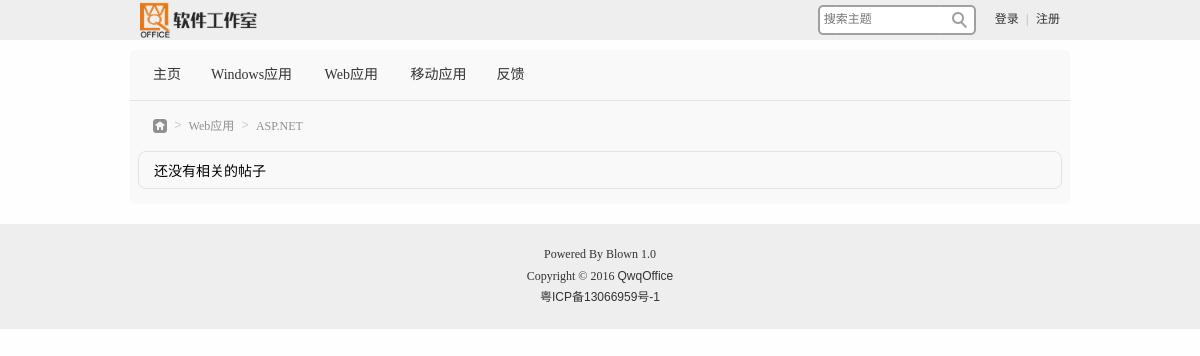
Screenshot of /article.php?mod=class&cid=8 with the database file from the repository.
### tables this page shows
CREATE TABLE IF NOT EXISTS `qo_class` (
  `CID` int(10) NOT NULL AUTO_INCREMENT,
  `ClassName` char(20) NOT NULL,
  `Link` text,
  `Parent` int(10) NOT NULL,
  `Sequence` int(10) NOT NULL,
  `ICON` text,
  PRIMARY KEY (`CID`)
);

### article.php (the view, shortened to what this page needs)
<!DOCTYPE html PUBLIC "-//W3C//DTD XHTML 1.0 Transitional//EN" "http://www.w3.org/TR/xhtml1/DTD/xhtml1-transitional.dtd">
<html xmlns="http://www.w3.org/1999/xhtml">
<head>
<link href="css/style.css" rel="stylesheet" type="text/css" />
<link rel="stylesheet" href="ke4/plugins/code/prettify.css" />
</head>
<body>
<?php
	include("include/header.php");
	if(isset($_GET["mod"])){
		$mod=$_GET["mod"];
	}else if(isset($_GET["mode"])){
		$mod=$_GET["mode"];
	}else{
		header("location: index.php");
		exit;
	}
	if($mod=="main" || $mod=="class" || $mod=="search" || $mod=="latest"){
		if($mod=="class" && isset($_GET["cid"])){
			$cid=(int)$_GET["cid"];
		}else if($mod=="main" && isset($_GET["cid"])){
			$cid=(int)$_GET["cid"];
		}
		echo "<div id='location'>";
		echo "<a href='index.php' class='nvhm'>&nbsp;</a>";
		echo "<span>&nbsp;>&nbsp;</span>";
		if($mod=="class" || $mod=="main"){
			if($mod=="main"){
				$sql="select * from qo_class where CID={$cid} and Parent=0";
			}else if($mod=="class"){
				$sql="select * from qo_class where CID={$cid}";
			}
			$l2=mysql_fetch_array(mysql_query($sql));
			if($mod=="class"){
				$l1=mysql_fetch_array(mysql_query("select * from qo_class where CID={$l2['Parent']}"));
				echo "<a href='article.php?mod=main&cid={$l1['CID']}'>{$l1['ClassName']}</a>";
				echo "<span>&nbsp;>&nbsp;</span>";
				echo "<a href='article.php?mod={$mod}&cid={$cid}'>{$l2['ClassName']}</a>";
			}else{
				echo "<a href='article.php?mod={$mod}&cid={$cid}'>{$l2['ClassName']}</a>";
				$globaltitle=$l2["ClassName"];
			}
		}else if($mod=="search"){
			echo "<span class='nolink'>搜索结果</span>";
			$globaltitle="搜索结果";
		}else if($mod=="latest"){
			echo "<span class='nolink'>最新</span>";
			$globaltitle="最新";
		}
		echo "</div>";
		echo "<div id='content' class='article-content'>";
		echo "<div id='thread-list'>";
		echo "</div>";
		echo "</div>";
	}
	include("include/footer.php");
?>
</body>
</html>

### include/header.php (shortened to what this page needs)
<?php
		require_once("func.php");
		$kwd="";
?>
<div id="header">
	<div id="header-mid">
    	<div id="logo"><a href="index.php"><img src="images/logo.png" width="117" height="40" title="QwqOffice软件工作室" /></a></div>
        <?php
			$curUrl=urlencode($_SERVER["HTTP_HOST"].$_SERVER["REQUEST_URI"]);
			echo "<div class='float-right'>";
			if(isset($_SESSION["qo_user"])){
				$uid=getUID($_SESSION["qo_user"]);
				echo "<a href='home.php?mod=spc'><img class='avatar-small' src='avatar.php?uid={$uid}&size=small' width='25' height='25' /></a>";
				echo "<span class='vertical-middle'></span>";
				echo "<span class='user'><a href='home.php?mod=spc'>{$_SESSION['qo_user']}</a></span>";
				echo "<span class='user-info'><a href='home.php?mod=pref'>设置</a></span>";
				echo "<span class='user-info-sp'>|</span>";
				echo "<span class='user-info'><a href='home.php?mod=notice'>消息";
				$msgcount=getMsgCount($uid);
				if($msgcount>0) echo "<em class='msgcount'>{$msgcount}</em>";
				echo "</a></span>";
				echo "<span class='user-info-sp'>|</span>";
				if(chkAuth("Manage")){
					echo "<span class='user-info'><a href='admin.php'>管理中心</a></span>";
					echo "<span class='user-info-sp'>|</span>";
				}
				echo "<span class='user-info'><a href='logout.php?url={$curUrl}'>退出</a></span>";
			}else{
				echo "<span class='user-info'><a href='login.php?url={$curUrl}'>登录</a></span>";
				echo "<span class='user-info-sp'>|</span>";
				echo "<span class='user-info'><a href='register.php'>注册</a></span>";
			}
			echo "</div>";
		?>
    <form id="search" action="article.php" method="get">
    	<input class="text" type="text" name="kwd" autocomplete="off" placeholder="搜索主题" value="<?php echo $kwd; ?>" />
        <input class="btn" type="submit" value=" " />
    </form>
    </div>
</div>
<?php
	echo "<div id='navi'>";
	echo "<ul id='nav-ul'>";
	$result=mysql_query("select * from qo_class where Parent=0 order by Sequence");
	while($l1=mysql_fetch_array($result)){
		$link="article.php?mod=main&cid={$l1['CID']}";
		if($l1["Link"]!="") $link=$l1["Link"];
		echo "<li>";
		echo "<a href='{$link}'>{$l1['ClassName']}</a>";
		echo "</li>";
	}
	echo "</ul>";
	echo "</div>";
?>

### css/style.css (style rules this page uses)
body { font-family:Microsoft YaHei,Tahoma,Helvetica,'SimSun',sans-serif; background-color:rgb(254,254,254); overflow-y:scroll; margin: 0px; padding: 0px; }
img,a { border:none; }
a { font-family: Microsoft YaHei,Tahoma,Helvetica,'SimSun',sans-serif; text-decoration:none; color:#333; }
#header { margin-bottom:10px; background-color: #EEE; height: 40px; width: 100%; }
#header-mid { height:100%; }
#header span { font-size:12px; }
span.user-info,span.user-info-sp { margin-left:7px; line-height:25px; }
span.user-info-sp { color:#C3C3C3; }
#header a { height:100%; line-height:38px; font-family:"微软雅黑"; }
#top, #header-mid { width: 920px; margin: auto; padding-left: 10px; padding-right: 10px; }
#logo { float:left; }
#search { width: 160px; height: 50px; margin-right:10px; line-height: 35px; display: block; float: right; background-image: url("../images/search_bg.png"); background-repeat: no-repeat; background-position: 0px 5px; vertical-align:middle; }
#search .text { width:117px; height:24px; margin-left:6px; padding:0px; border:none; outline:none; font:12px/1.5 Microsoft YaHei,Tahoma,Helvetica,'SimSun',sans-serif; color:#444; vertical-align:middle; }
#search .btn { background-color:rgba(0,0,0,0); cursor:pointer; width:26px; height:26px; margin:0px; padding:0px; border:0px; outline:none; }
#navi { background-color:rgb(249,249,249); border-radius: 5px 5px 0px 0px; width:940px; height:50px; margin:auto; border-bottom-width: 1px; border-bottom-style: solid; border-bottom-color: #E4E3E3; }
#nav-ul, #navi dl { display: block; height:50px; list-style-type: none; margin: 0px; padding: 0px; padding-left:8px; }
#nav-ul li { position:relative; float: left; display: block; height:51px; z-index:1000; }
#nav-ul li a, #navi dd a { font-size:14px; color: rgb(51,51,51); line-height: 50px; padding-right: 15px; padding-left: 15px; height: 50px; display: block; font-family: "微软雅黑"; text-align:center; transition:all ease-in-out 0.2s; }
#content { width: 900px; background-color: rgb(249,249,249); padding-top: 20px; padding-right: 20px; padding-bottom: 30px; padding-left: 20px; margin-right: auto; margin-left: auto; margin-bottom: 20px; border-radius: 0px 0px 5px 5px; }
#location { background-color: rgb(249,249,249); overflow:hidden; height: 50px; width: 940px; margin: auto; }
#location a, #location span { float: left; color: #8F8F8F; line-height: 50px; display: block; font-family: "微软雅黑"; font-size: 12px; }
#location span { font-family:"Courier New", Courier, monospace; color: #CCC; }
#location .nvhm { background-image: url(../images/home.png); background-repeat: no-repeat; background-position: 0px 18px; width: 14px; line-height:200px; margin-left: 23px; }
.article-content { width: 924px !important; padding-left: 8px !important; padding-right: 8px !important; padding-top: 0px !important; padding-bottom: 15px !important; }
#post-list, #thread-list, #homepage { border-radius: 8px; overflow: hidden; border: 1px solid #E4E3E3; }
#thread-list { padding-left:10px; padding-right:10px; padding-top:8px; padding-bottom:8px; }
.float-right { float:right !important; }

### rows the page displays
qo_class: ClassName "主页"
qo_class: ClassName "Windows应用"
qo_class: ClassName "Web应用"
qo_class: ClassName "移动应用"
qo_class: ClassName "反馈"
qo_class: ClassName "ASP.NET"
